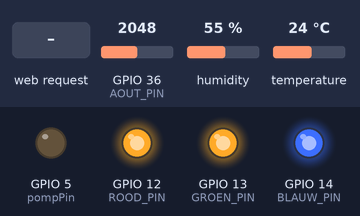
Bench run of a sketch on a simulated ESP32. Shown: output pins drawn as LEDs (lit = HIGH). Inputs (shaded band) come from the test bench; at power-on: humidity 55 %, GPIO 36 (AOUT_PIN) = 2048, temperature 24 °C. WiFi joins after 1.5 s; servers stay silent unless stated; what the sketch prints to the serial monitor is not drawn.

Above: at 2.7 s.
2.8 s: humidity set to 79 %
6.6 s: humidity set to 82 %
At 11.5 s:
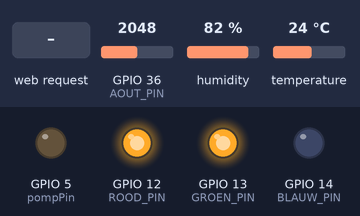
11.8 s: GPIO 36 (AOUT_PIN) set to 3285
16.6 s: GPIO 36 (AOUT_PIN) set to 3344
At 21.4 s:
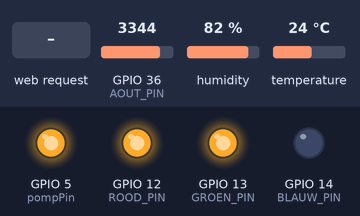
27.1 s: HTTP request GET /ledRood received
At 28.4 s:
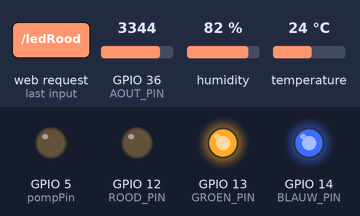
32.4 s: HTTP request GET /pompAan received
At 33.6 s:
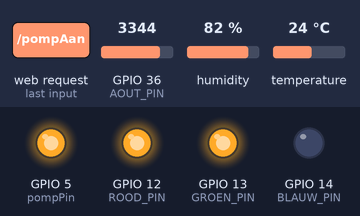
Timing chart, 0 to 34.9 s (numbered marks = the images above; inputs shaded):
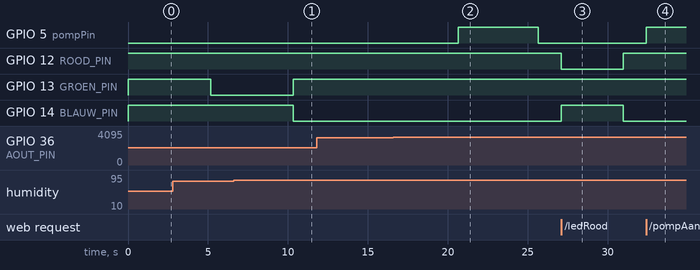

The sketch:

SlimmeTuinESP32.ino
```cpp
#include <WiFi.h>       // WiFi-functionaliteit voor de ESP32
#include <WebServer.h>  // Webserverbibliotheek voor ESP32
#include "Sensor.h"     // === File en oprdracht van Woud De Waegenaere ===
#include "Actuator.h"   // === File en oprdracht van Lars Ysebaert ===

// === Objecten aanmaken voor sensor en actuatorfunctionaliteit ===
Sensor sensor;
Actuator actuator;

// === WiFi-instellingen ===
const char* ssid = "VTI-Guest";
const char* password = "Wifi0104";

// === Webserver op poort 80 ===
WebServer server(80);

// === Sensorwaarden (worden overschreven met echte meetwaarden) ===
float temperatuur = 22.3;
float luchtvochtigheid = 57.2;
float bodemvochtigheid = 35.0;

// === Logboek en alarmvariabelen ===
#define MAX_LOGS 20
String logboek[MAX_LOGS];
int logIndex = 0;

bool alarmTemp = false;
bool alarmLucht = false;
bool alarmBodem = false;

// === HTML-dashboardpagina met placeholders voor sensordata ===
String pagina = R"rawliteral(
<!DOCTYPE html><html>
<head>
  <title>Slimme Tuin</title>
  <meta charset="UTF-8">
  <meta name="viewport" content="width=device-width, initial-scale=1">
  <style>
    * {
      box-sizing: border-box;
      margin: 0;
      padding: 0;
    }
    body {
      font-family: 'Segoe UI', sans-serif;
      background-color: #f4fff3;
      color: #333;
      display: flex;
      min-height: 100vh;
    }
    .main {
      flex: 3;
      padding: 2rem;
      display: flex;
      flex-direction: column;
      gap: 2rem;
    }
    .title {
      font-size: 2rem;
      color: #2e8b57;
      font-weight: bold;
    }
    .sensor-container {
      display: grid;
      grid-template-columns: repeat(auto-fit, minmax(250px, 1fr));
      gap: 1rem;
    }
    .sensor {
      background-color: #fff;
      border: 2px solid #2e8b57;
      border-radius: 12px;
      padding: 1rem;
      box-shadow: 0 2px 8px rgba(0,0,0,0.05);
      text-align: center;
    }
    .sensor h3 {
      margin-bottom: 0.5rem;
      color: #2e8b57;
    }
    .sensor .value {
      font-size: 1.5rem;
      font-weight: bold;
    }
    .sensor .alarm {
      color: red;
      font-weight: bold;
      margin-top: 0.5rem;
    }
    .buttons {
      text-align: center;
    }
    .buttons button {
      background-color: #2e8b57;
      color: white;
      padding: 0.75rem 1.5rem;
      margin: 0.5rem;
      border: none;
      border-radius: 8px;
      cursor: pointer;
      font-size: 1rem;
      transition: background 0.3s ease;
    }
    .buttons button:hover {
      background-color: #246c46;
    }
    .logboek {
      flex: 1;
      background-color: #fff;
      border-left: 2px solid #2e8b57;
      padding: 1rem;
      overflow-y: auto;
    }
    .logboek h3 {
      color: #2e8b57;
      margin-bottom: 1rem;
    }
    .logboek-entry {
      margin-bottom: 0.5rem;
      font-size: 0.95rem;
      border-bottom: 1px solid #ddd;
      padding-bottom: 0.3rem;
    }
    .pompstatus {
      margin-top: 2rem;
      text-align: center;
      font-size: 1.2rem;
      color: #333;
    }
    .status-aan {
      color: green;
      font-weight: bold;
    }
    .status-uit {
      color: red;
      font-weight: bold;
    }
  </style>
</head>
<body>
  <div class="main">
    <div class="title">Slimme Tuin Dashboard</div>

    <div class="sensor-container">
      <div class="sensor">
        <h3>Temperatuur</h3>
        <div class="value">%TEMP% °C</div>
        %ALARM_TEMP%
      </div>
      <div class="sensor">
        <h3>Luchtvochtigheid</h3>
        <div class="value">%LUCHT% %</div>
        %ALARM_LUCHT%
      </div>
      <div class="sensor">
        <h3>Bodemvochtigheid</h3>
        <div class="value">%BODEM% %</div>
        %ALARM_BODEM%
      </div>
    </div>

    <div class="buttons">
      <a href="/pompAan"><button>Pomp Aan</button></a>
      <a href="/pompUit"><button>Pomp Uit</button></a>
      <a href="/ledRood"><button>LED Rood</button></a>
      <a href="/ledGroen"><button>LED Groen</button></a>
    </div>

    <div class="pompstatus">
      <h3>Pompstatus:</h3>
      %POMP_STATUS%
    </div>
  </div>

  <div class="logboek">
    <h3>Logboek</h3>
    %LOG%
  </div>
</body>
</html>
)rawliteral";

// === Functie om logregels toe te voegen ===
void voegLogToe(String bericht) {
  if (logIndex >= MAX_LOGS) logIndex = 0;
  logboek[logIndex++] = bericht;
}

// === Verwerk HTML-placeholders tot echte waarden ===
String processor(const String& var) {
  if (var == "TEMP") return String(temperatuur, 1);
  if (var == "LUCHT") return String(luchtvochtigheid, 1);
  if (var == "BODEM") return String(bodemvochtigheid, 1);

  if (var == "ALARM_TEMP") return alarmTemp ? "<span class='alarm'>(Te warm!)</span>" : "";
  if (var == "ALARM_LUCHT") return alarmLucht ? "<span class='alarm'>(Te droog!)</span>" : "";
  if (var == "ALARM_BODEM") return alarmBodem ? "<span class='alarm'>(Bodem te droog!)</span>" : "";

  if (var == "LOG") {
    String logHtml = "";
    for (int i = 0; i < MAX_LOGS; i++) {
      if (logboek[i] != "") {
        logHtml += "<div>" + logboek[i] + "</div>";
      }
    }
    return logHtml;
  }

  if (var == "POMP_STATUS") {
    return actuator.isPompActief() ? "<span class='status-aan'>🟢 AAN</span>" : "<span class='status-uit'>🔴 UIT</span>";
  }
  return "";
}


// === Setup wordt eenmaal uitgevoerd bij opstart ESP32 ===
void setup() {
  Serial.begin(115200);         // Seriële monitor starten

  actuator.begin();  // Initieer de pinnen in de actuatorklasse
  Serial.println("Actuator klaar");

  sensor.begin();
  Serial.println("Sensor klaar");

  WiFi.begin(ssid, password);   // Verbinding maken met WiFi
  Serial.print("Verbinding maken met WiFi");
  while (WiFi.status() != WL_CONNECTED) {
    delay(500); Serial.print(".");
  }
  Serial.println("\nVerbonden! IP: " + WiFi.localIP().toString());

  // === Hoofdpagina met sensorwaarden en alarmen ===
  server.on("/", HTTP_GET, []() {
    // Alarmcheck
    alarmTemp = temperatuur > 30.0;
    alarmLucht = luchtvochtigheid < 40.0;
    alarmBodem = bodemvochtigheid < 30.0;

    // Voeg meldingen toe aan het logboek bij overschrijding
    if (alarmTemp) voegLogToe("Temperatuur alarm: " + String(temperatuur));
    if (alarmLucht) voegLogToe("Luchtvochtigheid alarm: " + String(luchtvochtigheid));
    if (alarmBodem) voegLogToe("Bodemvochtigheid alarm: " + String(bodemvochtigheid));

    // HTML genereren
    String html = pagina;
    html.replace("%TEMP%", processor("TEMP"));
    html.replace("%LUCHT%", processor("LUCHT"));
    html.replace("%BODEM%", processor("BODEM"));
    html.replace("%ALARM_TEMP%", processor("ALARM_TEMP"));
    html.replace("%ALARM_LUCHT%", processor("ALARM_LUCHT"));
    html.replace("%ALARM_BODEM%", processor("ALARM_BODEM"));
    html.replace("%LOG%", processor("LOG"));
    html.replace("%POMP_STATUS%", processor("POMP_STATUS"));
    server.send(200, "text/html", html);
  });

  // === Handmatige besturing via webknoppen ===
  server.on("/pompAan", HTTP_GET, []() {
    actuator.start_pomp();
    voegLogToe("Pomp handmatig AAN");
    server.sendHeader("Location", "/");
    server.send(303);
  });

  server.on("/pompUit", HTTP_GET, []() {
    actuator.stop_pomp();
    voegLogToe("Pomp handmatig UIT");
    server.sendHeader("Location", "/");
    server.send(303);
  });

  server.on("/ledRood", HTTP_GET, []() {
    actuator.led_uit();
    actuator.led_aan("rood");
    voegLogToe("LED op ROOD gezet");
    server.sendHeader("Location", "/");
    server.send(303);
  });

  server.on("/ledGroen", HTTP_GET, []() {
    actuator.led_uit();
    actuator.led_aan("groen");
    voegLogToe("LED op GROEN gezet");
    server.sendHeader("Location", "/");
    server.send(303);
  });

  server.begin();    // Start de webserver
  Serial.println("Webserver gestart!");
}

// === Loop wordt voortdurend uitgevoerd na setup() ===
void loop() {
  server.handleClient();  // Behandel inkomende webverzoeken

  actuator.update();       // ✅ Check of pomp moet worden gestopt

  static unsigned long vorigeMillis = 0;
  if (millis() - vorigeMillis > 5000) {
    // === Sensorwaarden elke 5 seconden verversen ===
    temperatuur = sensor.getTemperatuur();
    luchtvochtigheid = sensor.getLuchtvochtigheid();
    bodemvochtigheid = sensor.getBodemvochtigheid();

    // === LED-kleur aanpassen aan toestand ===
    if (bodemvochtigheid < 20 || temperatuur > 35 || luchtvochtigheid > 90) {
      actuator.led_uit();
      actuator.led_aan("rood");   // Ernstige situatie
    } else if (bodemvochtigheid < 30 || temperatuur > 30 || luchtvochtigheid > 80) {
      actuator.led_uit();
      actuator.led_aan("blauw");  // Waarschuwing
    } else {
      actuator.led_uit();
      actuator.led_aan("groen");  // Alles in orde
    }

    // === Alleen automatisch pomp starten als hij NIET manueel aanstaat ===
    static bool automatischePompActief = false;
    if (bodemvochtigheid < 30) {
      if (!automatischePompActief) {
        actuator.draaiVoor_pomp(5);  // Draait pomp 5 seconden
        automatischePompActief = true;
        voegLogToe("Pomp automatisch gestart wegens droge bodem");
      }
    } else {
      automatischePompActief = false;  // reset zodat hij later opnieuw mag starten
    }

    vorigeMillis = millis();
  }
}
```

actuator.cpp
```cpp
#include "Actuator.h"

void Actuator::begin() {
    pinMode(pompPin, OUTPUT);
    pinMode(ROOD_PIN, OUTPUT);
    pinMode(GROEN_PIN, OUTPUT);
    pinMode(BLAUW_PIN, OUTPUT);
    led_uit();
    stop_pomp();
}

void Actuator::start_pomp() {
    digitalWrite(pompPin, HIGH);
    pompHandmatig = true;
}

void Actuator::stop_pomp() {
    digitalWrite(pompPin, LOW);
    pompHandmatig = false;
    pompDraait = false;
}

void Actuator::draaiVoor_pomp(int seconden) {
    if (!pompHandmatig) {
        digitalWrite(pompPin, HIGH);
        pompDraait = true;
        pompStartTijd = millis();
        pompDuur = seconden * 1000;
    }
}

void Actuator::update() {
    if (pompDraait && !pompHandmatig && (millis() - pompStartTijd >= pompDuur)) {
        digitalWrite(pompPin, LOW);
        pompDraait = false;
    }
}

void Actuator::led_aan(String kleur) {
    led_uit();  // eerst alles uitzetten
    if (kleur == "rood") digitalWrite(ROOD_PIN, LOW);
    else if (kleur == "groen") digitalWrite(GROEN_PIN, LOW);
    else if (kleur == "blauw") digitalWrite(BLAUW_PIN, LOW);
}

void Actuator::led_uit() {
    digitalWrite(ROOD_PIN, HIGH);
    digitalWrite(GROEN_PIN, HIGH);
    digitalWrite(BLAUW_PIN, HIGH);
}

bool Actuator::isPompActief() {
    return pompDraait || pompHandmatig;
}
```

actuator.h
```cpp
#ifndef ACTUATOR_H
#define ACTUATOR_H

#include <Arduino.h>

class Actuator {
public:
    void begin();
    void start_pomp();
    void stop_pomp();
    void draaiVoor_pomp(int seconden);
    void update();             // moet in loop() worden aangeroepen
    void led_aan(String kleur);
    void led_uit();
    bool isPompActief();       // status opvragen voor HTML

private:
    const int pompPin = 5;
    const int ROOD_PIN = 12;
    const int GROEN_PIN = 13;
    const int BLAUW_PIN = 14;

    bool pompDraait = false;
    bool pompHandmatig = false;
    unsigned long pompStartTijd = 0;
    unsigned long pompDuur = 0;
};

#endif
```

sensor.cpp
```cpp
#include "Sensor.h"
#include <Wire.h>
#include <Arduino.h>

#define AOUT_PIN 36

void Sensor::begin() {
    Wire.begin(21, 22); //pinnen die worden gebruikt om te communiceren met de sensor (SDA en SCL)
    if (!aht.begin()) { //als verbinding met sensor via I2C niet lukt
        Serial.println("Error"); //print error
    }
}

float Sensor::getTemperatuur(){
    aht.getEvent(&humidity, &temp); //nieuwe meting die in temp en humidity wordt opgeslagen
    return temp.temperature; //geeft de temperatuur als float terug
}

float Sensor::getLuchtvochtigheid(){
    aht.getEvent(&humidity, &temp);
    return humidity.relative_humidity; //geeft de luchtvochtigheid als float terug
}

int Sensor::getBodemvochtigheid() {
    static bool isInit = false;

    if (!isInit) {
        analogSetAttenuation(ADC_11db);
        isInit = true;
    }

    int waarde = analogRead(AOUT_PIN);
    int vochtigheid = map(waarde, 4095, 1500, 0, 100);  // pas aan op basis van sensor
    vochtigheid = constrain(vochtigheid, 0, 100);
    return vochtigheid;
}
```

sensor.h
```cpp
#ifndef SENSOR_H
#define SENSOR_H

#include <Adafruit_AHTX0.h>

class Sensor {
private:
    Adafruit_AHTX0 aht; //een object van de klasse Adafruit_AHTX0 uit de Adafruit bibliotheek
    sensors_event_t temp; //opslag van temperatuur
    sensors_event_t humidity; //opslag van luchtvochtigheid
public:
    void begin(); //initialiseer sensor
    float getTemperatuur(); //temperatuur 'getten'
    float getLuchtvochtigheid(); //luchtvochtigheid 'getten'
    int getBodemvochtigheid(); //bodemvochtigheid 'getten'
};

#endif
```

Measured:
- the behaviour switches between 80 and 81 % on humidity (found by bisection; images 0 and 1)
- the behaviour switches between 3316 and 3317 on GPIO 36 (AOUT_PIN) (found by bisection; images 1 and 2)
- after the input at 6.6 s, GPIO 13 (GROEN_PIN): LOW → HIGH after 3.7 s; GPIO 14 (BLAUW_PIN): HIGH → LOW after 3.7 s
- after the input at 16.6 s, GPIO 5 (pompPin): LOW → HIGH after 4.0 s, → LOW 5.0 s later
- after the input at 27.1 s, GPIO 12 (ROOD_PIN): HIGH → LOW at once, → HIGH 3.9 s later; GPIO 14 (BLAUW_PIN): LOW → HIGH at once, → LOW 3.9 s later
- after the input at 32.4 s, GPIO 5 (pompPin): LOW → HIGH at once
